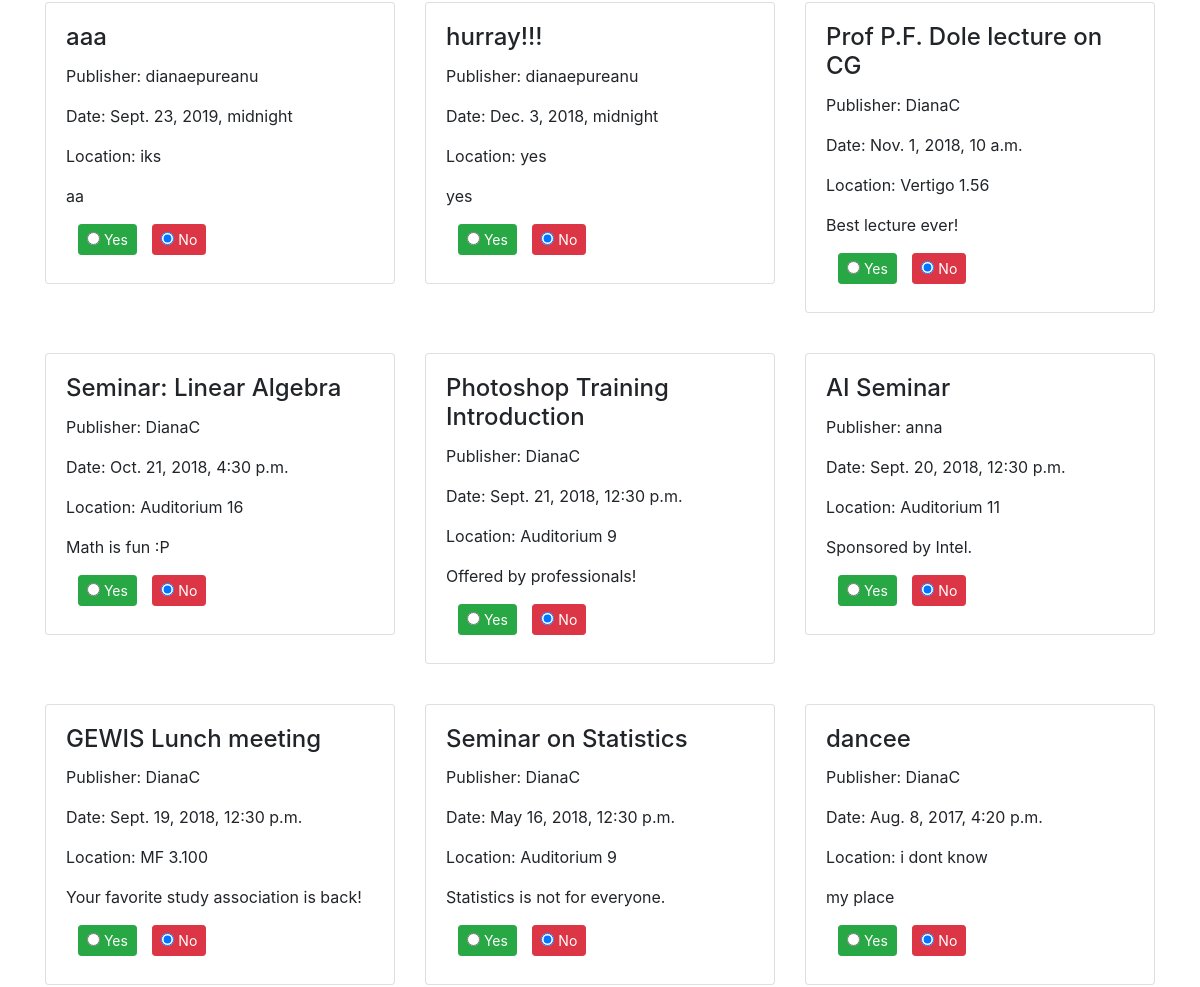
The page /educational (signed in, middle part) on the database as committed earlier.
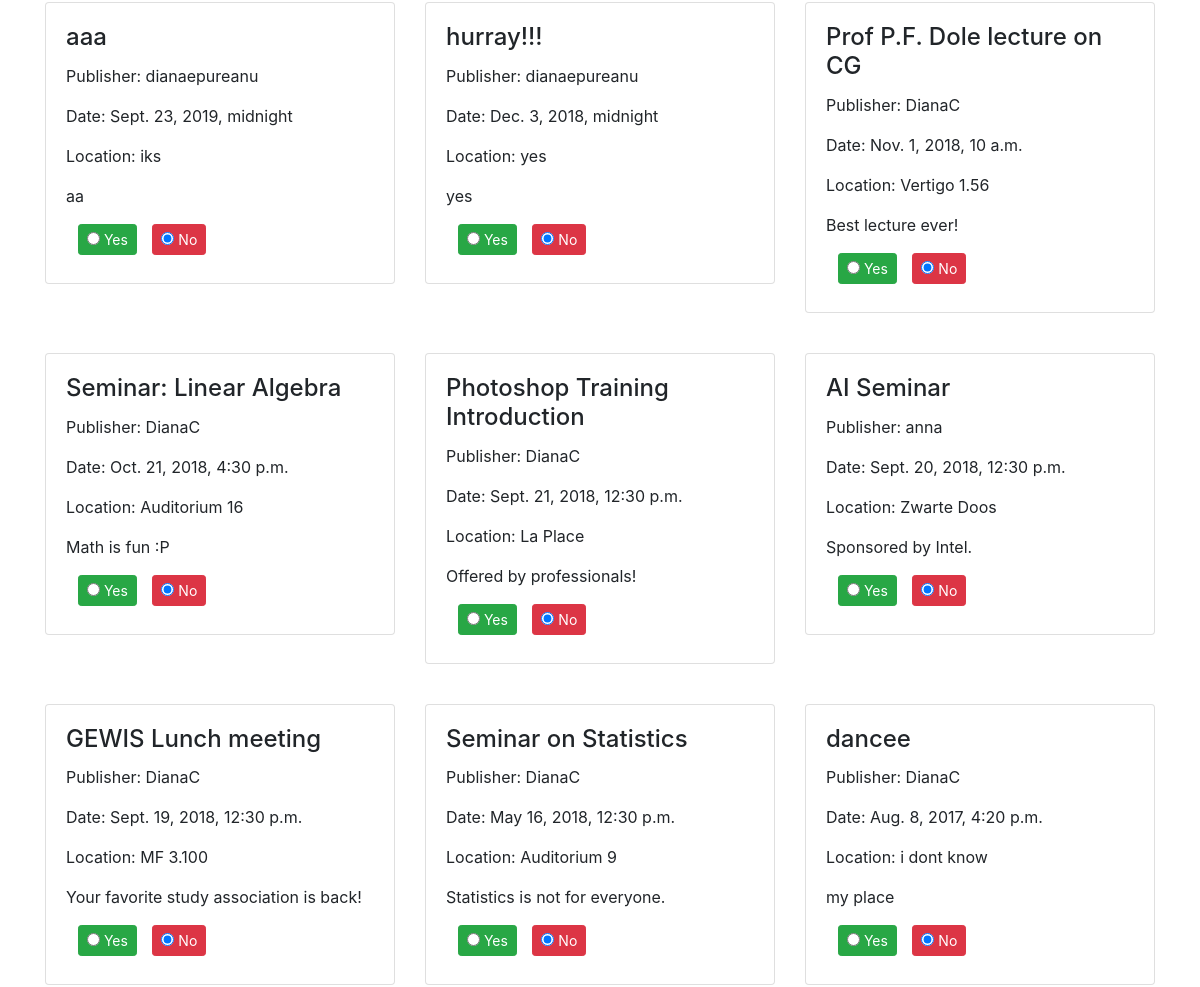
The same page on the database as committed later.
### app/models.py (models this page shows, shortened)
class Event(models.Model):
    CATEGORIES = (
        ('le', 'Leisure'),
        ('pe', 'Personal'),
        ('ed', 'Educational'),
        ('pr', 'Professional'),
    )
    published_by = models.ForeignKey('auth.User', default=0, on_delete=models.CASCADE)
    event_name = models.CharField(max_length=200)
    event_location = models.CharField(max_length=250)
    position = GeopositionField(default='51.447,5.484')
    event_date = models.DateTimeField('Date_format: YYYY-MM-DD HH:mm')
    event_description = models.CharField(max_length=300)
    event_category = models.CharField(
        max_length=2,
        choices=CATEGORIES,
    )

### app/views.py (the view, shortened to what this page needs)
# urls.py: path('educational', views.educational, name='educational'),
def educational(request):
    form_class = OrderByForm
    evform_class = EventForm
    latest_event_list = Event.objects.filter(event_category='ed')
    latest_event_list = latest_event_list.order_by('-event_date')
    attendances = XattendsY.objects.filter(x_user=request.user)
    attventsID = XattendsY.objects.values('y_event')
    attvents = Event.objects.filter(id__in=attventsID)
    print(attvents)
    context = {'latest_event_list': latest_event_list[:50],
        'category': 'Educational',
        'css': 'app/educational.css',
        'js': 'app/javascript/educational.js',
        'orderbyform': form_class,
        'evform': evform_class,
        'attendances': attendances,
        'attvents': attvents}
    return render(request, 'app/events-base.html', context)

### app/templates/app/events-base.html (shortened to what this page needs)
{% load static %}
<html>
     <head>
        <link href="{% static css %}" rel="stylesheet" type = "text/css">
        <link href="{% static 'app/css/bootstrap.min.css' %}" rel ="stylesheet">
        <link rel="stylesheet" href="http://maxcdn.bootstrapcdn.com/font-awesome/4.2.0/css/font-awesome.min.css">
    </head>
    <body>
        <section class="cards" style="margin-bottom: 25px;">
            <div class="container">
                <div class="row row-margin">
                    {% if latest_event_list %}
                    {% for event in latest_event_list %}
                    <div class="col-md-4">
                        <div class="card card2" >
                            <div class="card-body">
                                <h4 class="card-title">{{event.event_name}}</h4>
                                <p class="card-text">Publisher: {{event.published_by}} </p>
                                <p class="card-text">Date: {{event.event_date}}</p>
                                <p class="card-text">Location: {{event.event_location}}</p>
                                <p class="card-text">{{event.event_description}}</p>
                             <div class="btn-group" data-toggle="buttons">
                               <form method="post">
                                <label class="btn btn-success  btn-sm">
                                <input type="radio" name="attendance" value="yes" autocomplete="off" onclick="this.form.submit();"
                                {% if event in attvents %}checked{% endif %}> Yes
                                 </label>
                                 <label class="btn btn-danger btn-sm">
                                <input type="radio" name="attendance" value="no" autocomplete="off" onclick="this.form.submit();"
                                {% if event not in attvents %}checked{% endif %}> No
                                </label>
                              </form>
                                </div>
                            </div>
                        </div>
                    </div>
                    {% endfor %}
                    {% else %}
                    <p>No events are available </p>
                    {% endif %}
                </div>
            </div>
        </section>
    </body>
</html>

Rows that differ between the two databases and show on the page:
changed Event "Photoshop Training Introduction": event_location "Auditorium 9" → "La Place"
changed Event "AI Seminar": event_location "Auditorium 11" → "Zwarte Doos"
